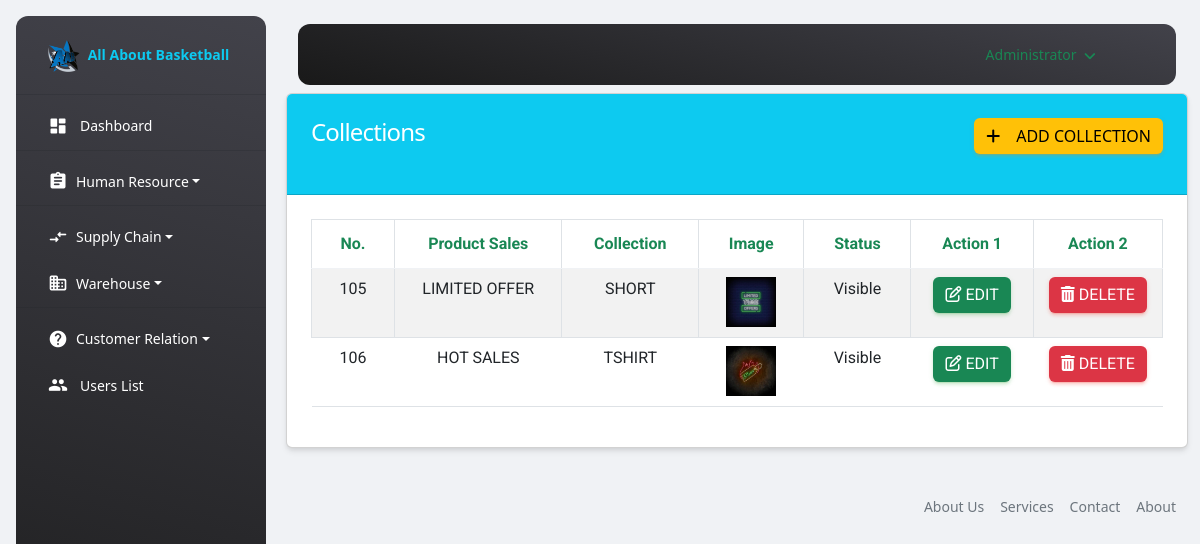
/admin/category.php (signed in), run on the app's committed database.
### tables this page shows
CREATE TABLE `categories` (
  `id` int(11) NOT NULL,
  `name` varchar(191) NOT NULL,
  `slug` varchar(191) NOT NULL,
  `description` longtext NOT NULL,
  `status` tinyint(4) NOT NULL DEFAULT 0,
  `popular` tinyint(4) NOT NULL DEFAULT 0,
  `image` varchar(191) NOT NULL,
  `meta_keywords` mediumtext NOT NULL,
  `created_at` timestamp NOT NULL DEFAULT current_timestamp()
);

### functions/myfunctions.php (called while the page is built, shortened)
<?php
include('../config/dbcon.php');
function getAll($table)
{
    global $con;
    $query = "SELECT * FROM $table";
    return $query_run = mysqli_query($con, $query);
    exit();
}
?>

### admin/category.php (the view, shortened to what this page needs)
<?php
include('includes/header.php');
?>
<div class="container">
    <div class="row">
        <div class="colmd-12">
           <div class="card">
               <div class="card-header bg-info">
                   <h4 class="text-white">Collections
                   <a href="add-category.php" class = "btn btn-warning float-end"><i class="fas fa-plus me-3"></i>Add Collection</a>
                   </h4>
               </div>
               <div class="card-body" id="category_table">
                   <table class="table table-bordered table-striped">
                       <thead>
                           <tr>
                               <th class="text-success fw-bold text-center" >No.</th>
                               <th class="text-success fw-bold text-center">Product Sales</th>
                               <th class="text-success fw-bold text-center">Collection</th>
                               <th class="text-success fw-bold text-center">Image</th>
                               <th class="text-success fw-bold text-center">Status</th>
                               <th class="text-success fw-bold text-center">Action 1</th>
                               <th class="text-success fw-bold text-center">Action 2</th>
                           </tr>
                       </thead>
                       <tbody>
                           <?php
                                $category = getAll('categories');
                                if(mysqli_num_rows($category) > 0)
                                {
                                    foreach($category as $item)
                                    {
                                        ?>
                                        <tr>
                                            <td class="text-center"><?= $item['id']; ?></td>
                                           <td class="text-center"><?= $item['slug']; ?></td>
                                           <td class="text-center"><?= $item['name']; ?></td>
                                            <td class="text-center">
                                                <img src="../uploads/<?= $item['image']; ?>" width = "50px" height = "50px" alt="<?= $item['name']; ?>">
                                            </td>
                                            <td class="text-center"><?= $item['status'] == '0' ? "Visible":"Hidden" ?></td>
                                            <td class="text-center">
                                                <a href="edit-category.php?id=<?= $item['id']; ?>" class="btn btn-success"><i class="fa fa-edit me-1"></i>Edit</a>
                                            </td>
                                            <td class="text-center">
                                                <button type="button" class = "btn btn-danger delete_cate_btn" value = "<?= $item['id']; ?>"><i class="fa fa-trash me-1"></i>Delete</button>
                                            </td>
                                        </tr>
                                        <?php
                                    }
                                }
                                else
                                {
                                    echo "No Records Found";
                                }
                           ?>
                       </tbody>
                   </table>
               </div>
           </div>
        </div>
    </div>
    <?php include('includes/footer.php'); ?>

### data on the page
categories: id "105", slug "LIMITED OFFER", name "SHORT", image (picture), status "Visible"
categories: id "106", slug "HOT SALES", name "TSHIRT", image (picture), status "Visible"

### other printed values
$_SESSION['auth_user']['name'] "Administrator"
